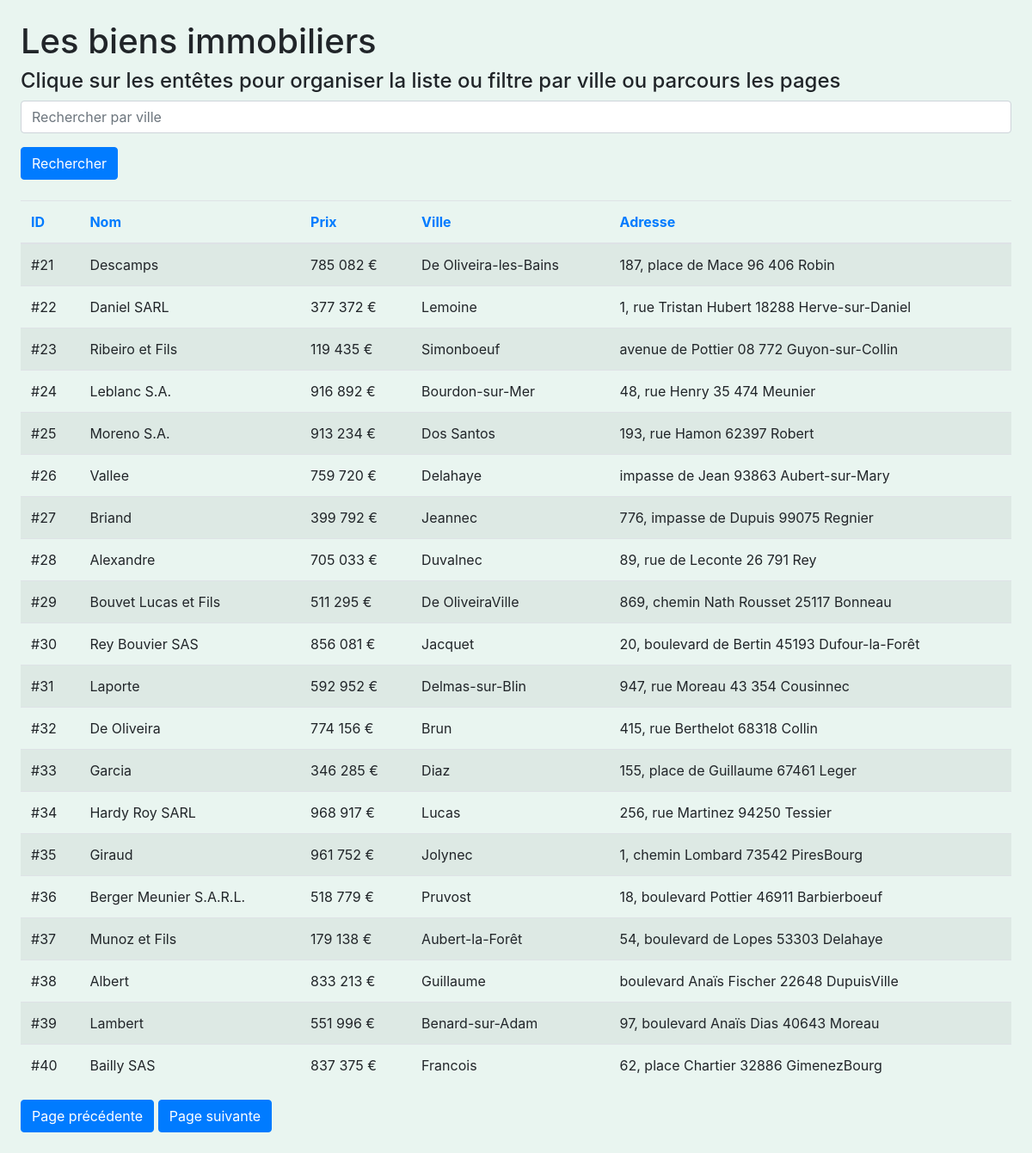
Page /?p=2 on the committed database.
### tables this page shows
CREATE TABLE `product` (
  `id` int(3) DEFAULT NULL,
  `name` varchar(24) DEFAULT NULL,
  `price` decimal(7,1) DEFAULT NULL,
  `address` varchar(60) DEFAULT NULL,
  `city` varchar(21) DEFAULT NULL
);

### src/UrlHelper.php (called while the page is built, shortened)
<?php
class UrlHelper {
  public static function withParam(array $data, string $param, $value): string {
    return http_build_query(array_merge($data, [$param => $value]));
  }
  public static function withParams(array $data, array $params): string {
    return http_build_query(array_merge($data, $params));
  }
}
?>

### src/NumberHelper.php (called while the page is built, shortened)
<?php
class NumberHelper {
  public static function price (float $number, string $sigle = "€") :string {
    return number_format($number, 0, '', ' ') . ' ' . $sigle;
  }
}
 ?>

### index.php (the view, shortened to what this page needs)
<?php
$pdo = new PDO('mysql:host=localhost;dbname=tableau_dynamique;charset=utf8', 'root', 'root', [
  PDO::ATTR_DEFAULT_FETCH_MODE => PDO::FETCH_ASSOC,
  PDO::ATTR_ERRMODE => PDO::ERRMODE_EXCEPTION
]);
$query = "SELECT * FROM product";
$queryCount = "SELECT COUNT(id) as count FROM product";
$params = [];
$page = (int)($_GET["p"] ?? 1);
$offset = ($page - 1) * PER_PAGE;
$query .= " LIMIT " . PER_PAGE . " OFFSET  $offset";
$statement = $pdo->prepare($query);
$statement->execute($params);
$products = $statement->fetchAll();
$statement = $pdo->prepare($queryCount);
$statement->execute($params);
$count = (int)$statement->fetch()['count'];
$pages = ceil($count / PER_PAGE);
?>
<!DOCTYPE html>
<html>
<head>
  <link rel="stylesheet" href="https://stackpath.bootstrapcdn.com/bootstrap/4.3.1/css/bootstrap.min.css">
  <link rel="stylesheet" href="https://use.fontawesome.com/releases/v5.15.1/css/all.css">
</head>
<body class="p-4">
  <h1>Les biens immobiliers</h1>
  <h4>Clique sur les entêtes pour organiser la liste ou filtre par ville ou parcours les pages</h4>
  <form action="" class="mb-4">
    <div class="form-group">
      <input type="text" name="q" class="form-control" placeholder="Rechercher par ville" value="<?= htmlentities($_GET["q"] ?? null) ?>">
    </div>
    <button class="btn btn-primary">Rechercher</button>
  </form>
  <table class="table table-striped">
    <thead>
      <tr>
        <th><?= TableHelper::sort('id', 'ID', $_GET) ?></th>
        <th><?= TableHelper::sort('name', 'Nom', $_GET) ?></th>
        <th><?= TableHelper::sort('price', 'Prix', $_GET) ?></th>
        <th><?= TableHelper::sort('city', 'Ville', $_GET) ?></th>
        <th><?= TableHelper::sort('address', 'Adresse', $_GET) ?></th>
      </tr>
    </thead>
    <tbody>
      <?php foreach($products as $product): ?>
        <tr>
          <td>#<?= $product['id'] ?></td>
          <td><?= $product['name'] ?></td>
          <td><?= NumberHelper::price($product['price']); ?></td>
          <td><?= $product['city'] ?></td>
          <td><?= $product['address'] ?></td>
        </tr>
      <?php endforeach ?>
    </tbody>
  </table>
  <?php if($pages > 1 && $page > 1): ?>
    <a href="?<?= UrlHelper::withParam($_GET, "p", $page - 1) ?>" class="btn btn-primary">Page précédente</a>
  <?php endif ?>
<?php if($pages > 1 && $page < $pages): ?>
  <a href="?<?= UrlHelper::withParam($_GET, "p", $page + 1) ?>" class="btn btn-primary">Page suivante</a>
<?php endif ?>
</body>
</html>

### index.php (style rules this page uses)
body { background: rgba(43, 157, 109, 0.1); }

### rows in the picture
product: id "21", name "Descamps", price "785 082 €", city "De Oliveira-les-Bains", address "187, place de Mace 96 406 Robin"
product: id "22", name "Daniel SARL", price "377 372 €", city "Lemoine", address "1, rue Tristan Hubert 18288 Herve-sur-Daniel"
product: id "23", name "Ribeiro et Fils", price "119 435 €", city "Simonboeuf", address "avenue de Pottier 08 772 Guyon-sur-Collin"
product: id "24", name "Leblanc S.A.", price "916 892 €", city "Bourdon-sur-Mer", address "48, rue Henry 35 474 Meunier"
product: id "25", name "Moreno S.A.", price "913 234 €", city "Dos Santos", address "193, rue Hamon 62397 Robert"
product: id "26", name "Vallee", price "759 720 €", city "Delahaye", address "impasse de Jean 93863 Aubert-sur-Mary"
product: id "27", name "Briand", price "399 792 €", city "Jeannec", address "776, impasse de Dupuis 99075 Regnier"
product: id "28", name "Alexandre", price "705 033 €", city "Duvalnec", address "89, rue de Leconte 26 791 Rey"
product: id "29", name "Bouvet Lucas et Fils", price "511 295 €", city "De OliveiraVille", address "869, chemin Nath Rousset 25117 Bonneau"
product: id "30", name "Rey Bouvier SAS", price "856 081 €", city "Jacquet", address "20, boulevard de Bertin 45193 Dufour-la-Forêt"
product: id "31", name "Laporte", price "592 952 €", city "Delmas-sur-Blin", address "947, rue Moreau 43 354 Cousinnec"
product: id "32", name "De Oliveira", price "774 156 €", city "Brun", address "415, rue Berthelot 68318 Collin"
product: id "33", name "Garcia", price "346 285 €", city "Diaz", address "155, place de Guillaume 67461 Leger"
product: id "34", name "Hardy Roy SARL", price "968 917 €", city "Lucas", address "256, rue Martinez 94250 Tessier"
product: id "35", name "Giraud", price "961 752 €", city "Jolynec", address "1, chemin Lombard 73542 PiresBourg"
product: id "36", name "Berger Meunier S.A.R.L.", price "518 779 €", city "Pruvost", address "18, boulevard Pottier 46911 Barbierboeuf"
product: id "37", name "Munoz et Fils", price "179 138 €", city "Aubert-la-Forêt", address "54, boulevard de Lopes 53303 Delahaye"
product: id "38", name "Albert", price "833 213 €", city "Guillaume", address "boulevard Anaïs Fischer 22648 DupuisVille"
product: id "39", name "Lambert", price "551 996 €", city "Benard-sur-Adam", address "97, boulevard Anaïs Dias 40643 Moreau"
product: id "40", name "Bailly SAS", price "837 375 €", city "Francois", address "62, place Chartier 32886 GimenezBourg"

### other values in the picture
$label "ID Nom Prix Ville Adresse"
